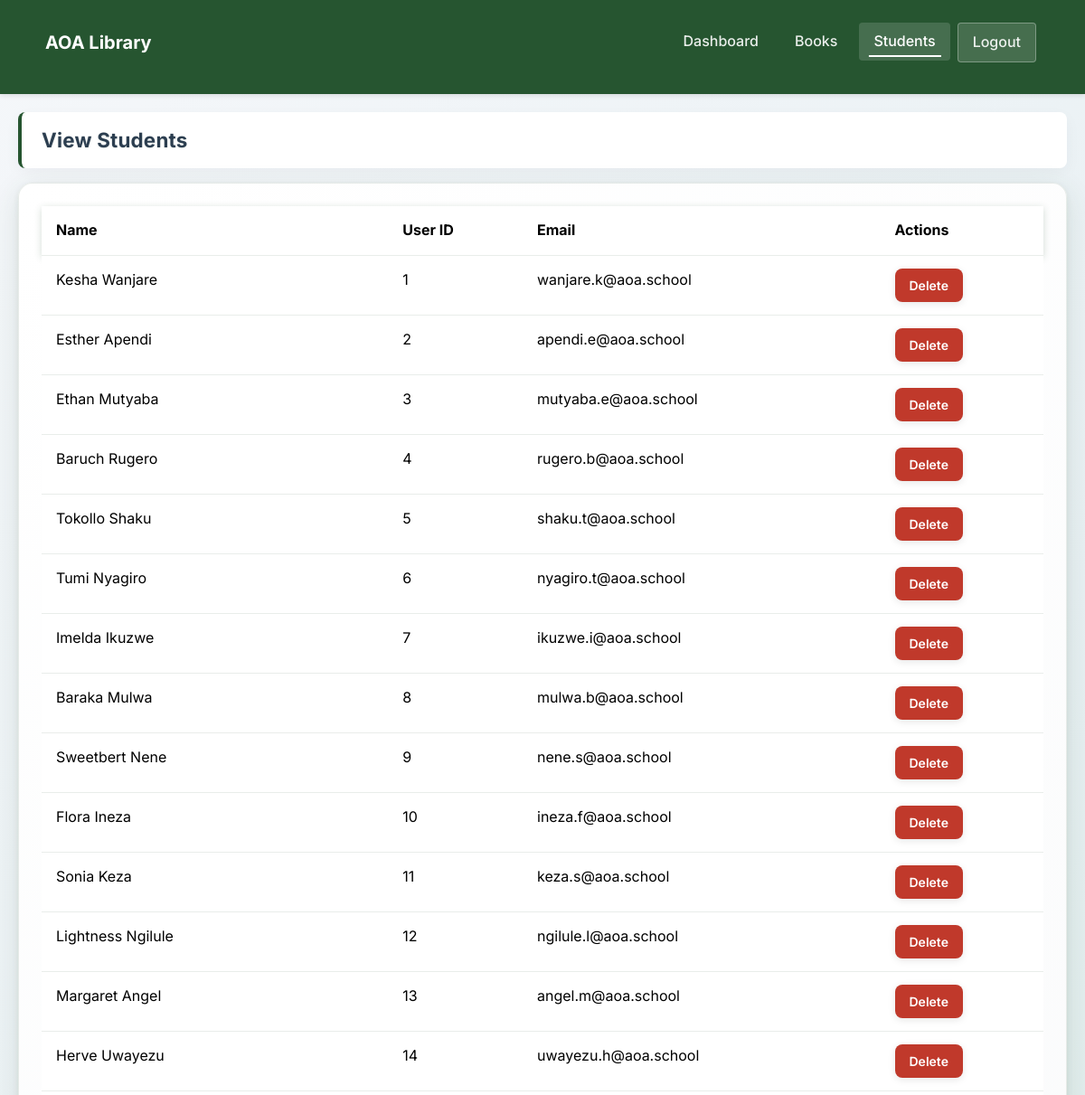
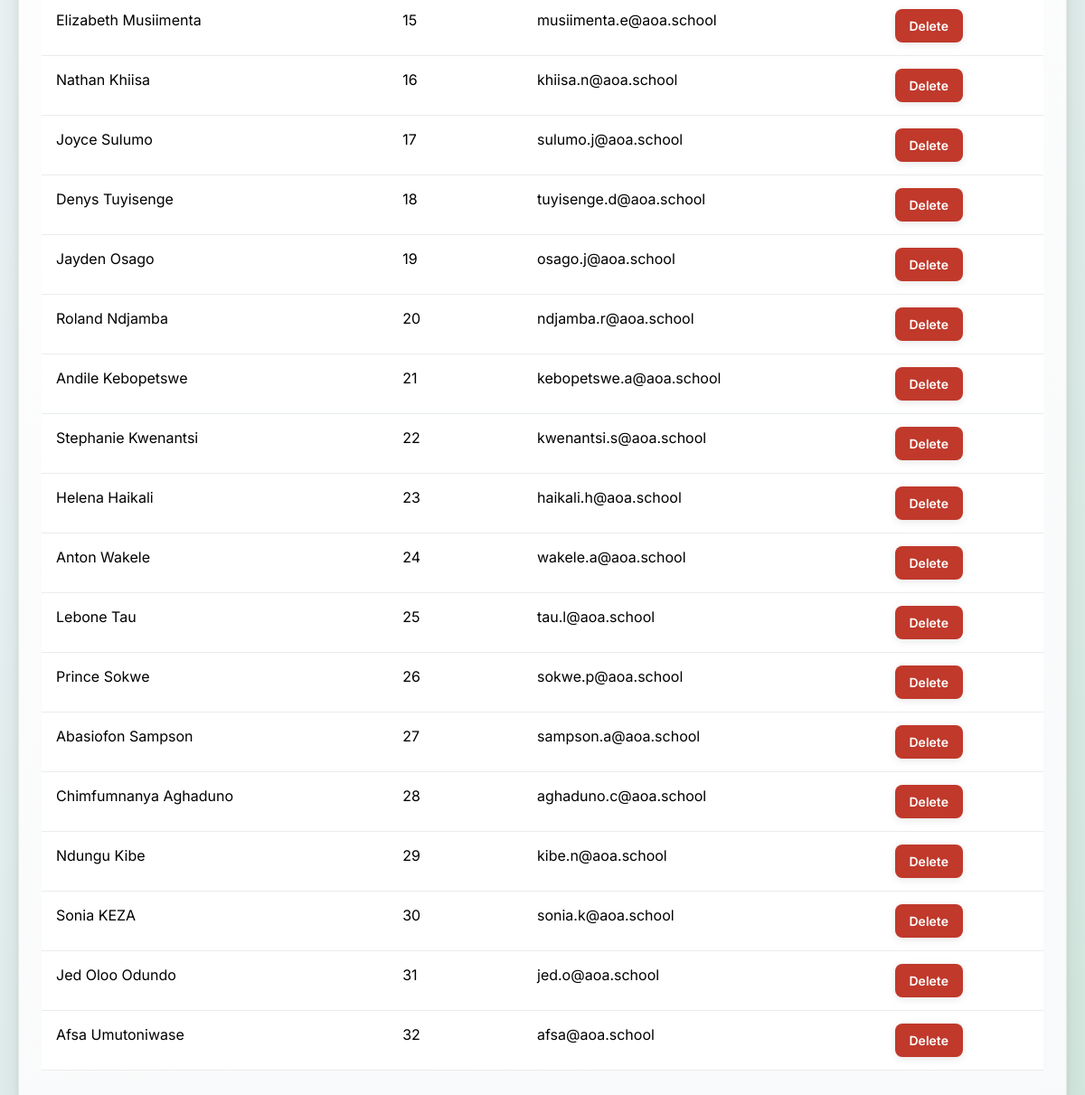
Page /students/view (signed in) on the committed database (2 pictures, top to bottom).
### tables this page shows
CREATE TABLE Login(name TEXT, userid TEXT, password INTEGER, branch TEXT, mobile INTEGER, email TEXT);

### app.py (the view)
@app.route('/students/view')
@login_required
def view_students():
    get_db()
    cur = get_cursor()
    cur.execute('SELECT name, userid, email FROM Login')
    students = [dict(row) for row in cur.fetchall()]
    return render_template('view_students.html', students=students)

### app.py (called while the page is built, shortened)
def get_db():
    global DB_PATH, _db_initialized
    if 'db' not in g:
        if DB_PATH is None:
            DB_PATH = _resolve_db_path()
        g.db = sqlite.connect(DB_PATH)
        g.db.row_factory = sqlite.Row
    return g.db

def get_cursor():
    return get_db().cursor()

def login_required(f):
    @wraps(f)
    def decorated_function(*args, **kwargs):
        if 'admin_logged_in' not in session:
            flash('Please login to access this page', 'error')
            return redirect(url_for('login'))
        return f(*args, **kwargs)
    return decorated_function

### templates/view_students.html (shortened to what this page needs)
{% extends 'base.html' %}
{% block page_header %}
<div class="page-header d-flex justify-content-between align-items-center mb-3">
    <h3 class="mb-0">View Students</h3>
</div>
{% endblock %}
{% block content %}
    <div class="table-container">
        <table class="data-table table">
            <thead>
                <tr>
                    <th>Name</th>
                    <th>User ID</th>
                    <th>Email</th>
                    <th>Actions</th>
                </tr>
            </thead>
            <tbody>
                {% for student in students %}
                <tr>
                    <td>{{ student.name }}</td>
                    <td>{{ student.userid }}</td>
                    <td>{{ student.email }}</td>
                    <td>
                        <button onclick="deleteStudent('{{ student.userid }}', '{{ student.name }}')"
                                class="btn btn-danger btn-sm">Delete</button>
                    </td>
                </tr>
                {% endfor %}
            </tbody>
        </table>
    </div>
{% endblock %}

### static/css/style.css (style rules this page uses)
* { margin: 0; padding: 0; box-sizing: border-box; }
body { font-family: 'Inter', 'Segoe UI', Tahoma, Geneva, Verdana, sans-serif; background: linear-gradient(135deg, #f5f7fa 0%, #e8f0f3 50%, #d4e8e0 100%); background-attachment: fixed; color: var(--text-color, #333); line-height: 1.6; min-height: 100vh; }
:root { --brand: #265530; --accent: #64A772; --muted: #95a5a6; --danger: #C0392B; --bg-color: #f5f5f5; --card-bg: #ffffff; --text-color: #2c3e50; }
.page-header { background: linear-gradient(135deg, #ffffff 0%, #f8f9fa 100%); padding: 15px 25px; border-radius: 12px; box-shadow: 0 4px 20px rgba(38, 85, 48, 0.1), 0 1px 4px rgba(38, 85, 48, 0.06); width: 100%; margin: 0 0 15px 0; border-left: 4px solid #265530; transition: all 0.3s ease; }
.page-header h3 { margin: 0; color: var(--brand); font-weight: 700; letter-spacing: 0.2px; font-size: 1.5rem; text-shadow: 0 1px 2px rgba(38, 85, 48, 0.1); }
.btn { padding: 10px 20px; border: none; border-radius: 8px; font-size: 15px; font-weight: 600; cursor: pointer; transition: all 0.3s cubic-bezier(0.4, 0, 0.2, 1); text-decoration: none; display: inline-block; text-align: center; box-shadow: 0 2px 8px rgba(0, 0, 0, 0.1); position: relative; overflow: hidden; }
.btn::before { content: ''; position: absolute; top: 50%; left: 50%; width: 0; height: 0; border-radius: 50%; background: rgba(255, 255, 255, 0.3); transform: translate(-50%, -50%); transition: width 0.6s, height 0.6s; }
.btn-danger { background-color: #C0392B; color: white; }
.btn-sm { padding: 8px 16px; font-size: 14px; }
.table-container { background: linear-gradient(145deg, #ffffff 0%, #f8f9fa 100%); border-radius: 16px; padding: 25px; box-shadow: 0 8px 32px rgba(38, 85, 48, 0.12), 0 2px 8px rgba(38, 85, 48, 0.08); overflow-x: auto; border: 1px solid rgba(38, 85, 48, 0.1); transition: all 0.3s ease; }
.data-table { width: 100%; border-collapse: collapse; }
.data-table thead { background: linear-gradient(135deg, #265530 0%, #64A772 100%); color: white; box-shadow: 0 2px 8px rgba(38, 85, 48, 0.2); }
.data-table th, .data-table td { padding: 14px 16px; text-align: left; border-bottom: 1px solid rgba(38, 85, 48, 0.1); transition: background-color 0.2s ease; }
.data-table th { font-weight: bold; }
.data-table tbody tr { transition: all 0.2s ease; }
.page-header { background: var(--card-bg); padding: 18px 22px; border-radius: 8px; display: flex; align-items: center; justify-content: space-between; gap: 12px; box-shadow: 0 6px 18px rgba(9,30,66,0.04); }
.page-header h1, .page-header h2, .page-header h3 { margin: 0; color: var(--text-color); font-weight: 700; font-size: 1.4rem; }

### rows in the picture
Login: name "Kesha Wanjare", userid "1", email "wanjare.k@aoa.school"
Login: name "Esther Apendi", userid "2", email "apendi.e@aoa.school"
Login: name "Ethan Mutyaba", userid "3", email "mutyaba.e@aoa.school"
Login: name "Baruch Rugero", userid "4", email "rugero.b@aoa.school"
Login: name "Tokollo Shaku", userid "5", email "shaku.t@aoa.school"
Login: name "Tumi Nyagiro", userid "6", email "nyagiro.t@aoa.school"
Login: name "Imelda Ikuzwe", userid "7", email "ikuzwe.i@aoa.school"
Login: name "Baraka Mulwa", userid "8", email "mulwa.b@aoa.school"
Login: name "Sweetbert Nene", userid "9", email "nene.s@aoa.school"
Login: name "Flora Ineza", userid "10", email "ineza.f@aoa.school"
Login: name "Sonia Keza", userid "11", email "keza.s@aoa.school"
Login: name "Lightness Ngilule", userid "12", email "ngilule.l@aoa.school"
Login: name "Margaret Angel", userid "13", email "angel.m@aoa.school"
Login: name "Herve Uwayezu", userid "14", email "uwayezu.h@aoa.school"
Login: name "Elizabeth Musiimenta", userid "15", email "musiimenta.e@aoa.school"
Login: name "Nathan Khiisa", userid "16", email "khiisa.n@aoa.school"
Login: name "Joyce Sulumo", userid "17", email "sulumo.j@aoa.school"
Login: name "Denys Tuyisenge", userid "18", email "tuyisenge.d@aoa.school"
Login: name "Jayden Osago", userid "19", email "osago.j@aoa.school"
Login: name "Roland Ndjamba", userid "20", email "ndjamba.r@aoa.school"
Login: name "Andile Kebopetswe", userid "21", email "kebopetswe.a@aoa.school"
Login: name "Stephanie Kwenantsi", userid "22", email "kwenantsi.s@aoa.school"
Login: name "Helena Haikali", userid "23", email "haikali.h@aoa.school"
Login: name "Anton Wakele", userid "24", email "wakele.a@aoa.school"
Login: name "Lebone Tau", userid "25", email "tau.l@aoa.school"
Login: name "Prince Sokwe", userid "26", email "sokwe.p@aoa.school"
Login: name "Abasiofon Sampson", userid "27", email "sampson.a@aoa.school"
Login: name "Chimfumnanya Aghaduno", userid "28", email "aghaduno.c@aoa.school"
Login: name "Ndungu Kibe", userid "29", email "kibe.n@aoa.school"
Login: name "Sonia KEZA", userid "30", email "sonia.k@aoa.school"
Login: name "Jed Oloo Odundo", userid "31", email "jed.o@aoa.school"
Login: name "Afsa Umutoniwase", userid "32", email "afsa@aoa.school"
